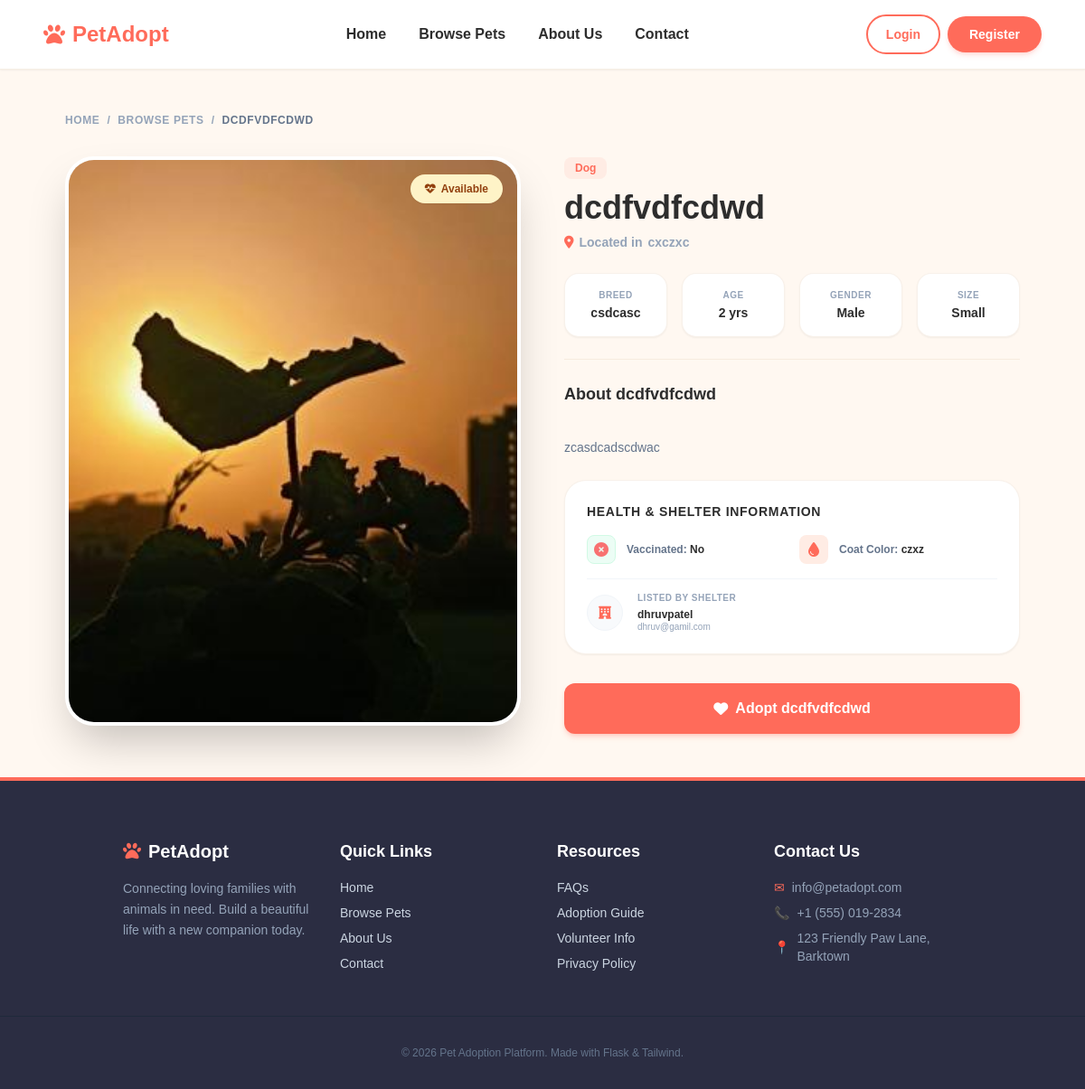
The page /pets/5 on the database its author committed.
### models.py (models this page shows, shortened)
class Pet(db.Model):
    __tablename__ = 'pets'
    id = db.Column(db.Integer, primary_key=True)
    name = db.Column(db.String(100), nullable=False)
    species = db.Column(db.String(50), nullable=False)  # Dog, Cat, Rabbit, Bird, Other
    breed = db.Column(db.String(100), nullable=True)
    age = db.Column(db.Integer, nullable=True)
    gender = db.Column(db.String(20), nullable=False)  # Male, Female
    size = db.Column(db.String(20), nullable=False)  # Small, Medium, Large
    color = db.Column(db.String(50), nullable=True)
    description = db.Column(db.Text, nullable=True)
    photo = db.Column(db.String(255), nullable=True, default='default_pet.png')
    location = db.Column(db.String(100), nullable=False)
    vaccinated = db.Column(db.Boolean, default=False)
    is_adopted = db.Column(db.Boolean, default=False)
    shelter_id = db.Column(db.Integer, db.ForeignKey('users.id'), nullable=False)
    created_at = db.Column(db.DateTime, default=datetime.utcnow)
    applications = db.relationship('AdoptionApplication', backref='pet', lazy=True, cascade="all, delete-orphan")

class User(db.Model, UserMixin):
    __tablename__ = 'users'
    id = db.Column(db.Integer, primary_key=True)
    name = db.Column(db.String(100), nullable=False)
    email = db.Column(db.String(120), unique=True, nullable=False)
    password_hash = db.Column(db.String(255), nullable=False)
    role = db.Column(db.String(20), nullable=False, default='adopter')  # adopter, shelter, admin
    phone = db.Column(db.String(20), nullable=True)
    city = db.Column(db.String(100), nullable=True)
    created_at = db.Column(db.DateTime, default=datetime.utcnow)
    pets = db.relationship('Pet', backref='shelter', lazy=True, cascade="all, delete-orphan")
    applications = db.relationship('AdoptionApplication', backref='applicant', lazy=True, cascade="all, delete-orphan")

### pet_routes.py (the view)
@pets_bp.route('/pets/<int:pet_id>')
def pet_detail(pet_id):
    pet = Pet.query.get_or_404(pet_id)
    return render_template('pets/pet_detail.html', pet=pet)

### templates/pets/pet_detail.html (shortened to what this page needs)
{% extends 'base.html' %}
{% block content %}
<div class="container mx-auto max-w-6xl px-6 md:px-12 py-12">
    <nav class="flex items-center gap-2 text-xs font-bold uppercase tracking-wider text-slate-400 mb-8 text-left animate-fade-in-up">
        <a href="{{ url_for('general.home') }}" class="hover:text-primary transition-colors">Home</a>
        <span>/</span>
        <a href="{{ url_for('pets.pet_list') }}" class="hover:text-primary transition-colors">Browse Pets</a>
        <span>/</span>
        <span class="text-slate-500">{{ pet.name }}</span>
    </nav>
    <div class="grid grid-cols-1 lg:grid-cols-12 gap-12 items-start text-left">
        <div class="lg:col-span-6 animate-fade-in-up">
            <div class="relative rounded-[32px] overflow-hidden border-4 border-white shadow-2xl aspect-[4/5] bg-slate-100 group">
                <div class="absolute top-4 right-4 z-10">
                    {% if pet.is_adopted %}
                        <span class="inline-flex items-center gap-1.5 text-xs font-bold px-4 py-2 bg-emerald-100 text-emerald-800 rounded-full shadow-sm">
                            <i class="fa-solid fa-house-chimney-user"></i> Adopted!
                        </span>
                    {% else %}
                        <span class="inline-flex items-center gap-1.5 text-xs font-bold px-4 py-2 bg-amber-100 text-amber-800 rounded-full shadow-sm">
                            <i class="fa-solid fa-heart-pulse"></i> Available
                        </span>
                    {% endif %}
                </div>
                {% if pet.photo %}
                    <img
                      src="{{ url_for('static', filename='uploads/pet_photos/' + pet.photo) }}"
                      alt="{{ pet.name }}"
                      class="w-full h-full object-cover transition-transform duration-700 group-hover:scale-105"
                    />
                {% else %}
                    <img
                      src="{{ url_for('static', filename='uploads/pet_photos/default_pet.png') }}"
                      alt="{{ pet.name }}"
                      class="w-full h-full object-cover transition-transform duration-700 group-hover:scale-105"
                    />
                {% endif %}
            </div>
        </div>
        <div class="lg:col-span-6 flex flex-col gap-6 animate-fade-in-up" style="animation-delay: 100ms;">
            <div>
                <span class="inline-flex items-center gap-1 px-3 py-1 bg-primary-light text-primary rounded-lg text-xs font-bold mb-3">
                    {{ pet.species }}
                </span>
                <h1 class="text-4xl font-black text-dark mb-2">{{ pet.name }}</h1>
                <p class="text-slate-400 text-sm font-semibold flex items-center gap-1.5">
                    <i class="fa-solid fa-location-dot text-primary"></i>
                    Located in <strong>{{ pet.location }}</strong>
                </p>
            </div>
            <div class="grid grid-cols-2 sm:grid-cols-4 gap-4">
                <div class="bg-white border border-border/60 rounded-2xl p-4 shadow-sm text-center">
                    <span class="block text-[10px] font-bold text-slate-400 uppercase tracking-wider mb-1">Breed</span>
                    <strong class="text-dark text-sm leading-tight block truncate">{% if pet.breed %}{{ pet.breed }}{% else %}Mixed{% endif %}</strong>
                </div>
                <div class="bg-white border border-border/60 rounded-2xl p-4 shadow-sm text-center">
                    <span class="block text-[10px] font-bold text-slate-400 uppercase tracking-wider mb-1">Age</span>
                    <strong class="text-dark text-sm leading-tight block truncate">{{ pet.age }} {% if pet.age == 1 %}yr{% else %}yrs{% endif %}</strong>
                </div>
                <div class="bg-white border border-border/60 rounded-2xl p-4 shadow-sm text-center">
                    <span class="block text-[10px] font-bold text-slate-400 uppercase tracking-wider mb-1">Gender</span>
                    <strong class="text-dark text-sm leading-tight block truncate">{{ pet.gender }}</strong>
                </div>
                <div class="bg-white border border-border/60 rounded-2xl p-4 shadow-sm text-center">
                    <span class="block text-[10px] font-bold text-slate-400 uppercase tracking-wider mb-1">Size</span>
                    <strong class="text-dark text-sm leading-tight block truncate">{{ pet.size }}</strong>
                </div>
            </div>
            <div class="border-t border-[#f1e3d3]/60 pt-6">
                <h3 class="text-lg font-black text-dark mb-3">About {{ pet.name }}</h3>
                <p class="text-slate-500 text-sm leading-relaxed whitespace-pre-line">
                    {% if pet.description %}{{ pet.description }}{% else %}No description provided for {{ pet.name }}. Please request more information from the partner shelter listed below.{% endif %}
                </p>
            </div>
            <div class="bg-white border border-border/60 rounded-[24px] p-6 shadow-sm">
                <h3 class="text-sm font-black text-dark uppercase tracking-wider mb-4">Health & Shelter Information</h3>
                <div class="space-y-4">
                    <div class="grid grid-cols-1 sm:grid-cols-2 gap-4">
                        <div class="flex items-center gap-3">
                            <div class="w-8 h-8 rounded-lg bg-emerald-50 border border-emerald-100 flex items-center justify-center text-emerald-500">
                                <i class="fa-solid {% if pet.vaccinated %}fa-circle-check{% else %}fa-circle-xmark text-red-400{% endif %}"></i>
                            </div>
                            <span class="text-xs text-slate-500 font-semibold">
                                Vaccinated: <strong class="text-dark">{% if pet.vaccinated %}Yes{% else %}No{% endif %}</strong>
                            </span>
                        </div>
                        <div class="flex items-center gap-3">
                            <div class="w-8 h-8 rounded-lg bg-primary-light flex items-center justify-center text-primary">
                                <i class="fa-solid fa-droplet"></i>
                            </div>
                            <span class="text-xs text-slate-500 font-semibold">
                                Coat Color: <strong class="text-dark">{% if pet.color %}{{ pet.color }}{% else %}N/A{% endif %}</strong>
                            </span>
                        </div>
                    </div>
                    <div class="border-t border-slate-100 pt-4 flex gap-4 items-center">
                        <div class="w-10 h-10 rounded-full bg-slate-50 border border-slate-100 flex items-center justify-center text-slate-400 flex-shrink-0">
                            <i class="fa-solid fa-hotel text-sm text-primary"></i>
                        </div>
                        <div class="text-left">
                            <p class="text-[10px] text-slate-400 font-bold uppercase tracking-wider leading-none mb-1">Listed By Shelter</p>
                            <p class="text-xs font-black text-dark leading-normal">{{ pet.shelter.name }}</p>
                            <p class="text-[10px] text-slate-400 font-medium leading-none">{{ pet.shelter.email }}</p>
                        </div>
                    </div>
                </div>
            </div>
            <div class="pt-2">
                {% if pet.is_adopted %}
                    <button
                      class="w-full py-4 bg-slate-200 text-slate-400 font-bold rounded-xl text-base flex items-center justify-center gap-2 cursor-not-allowed"
                      disabled
                    >
                        <i class="fa-solid fa-lock"></i> Adopted (Application Closed)
                    </button>
                {% else %}
                    {% if current_user.is_authenticated and (current_user.role == 'admin' or pet.shelter_id == current_user.id) %}
                        <div class="flex flex-col sm:flex-row gap-3">
                            <a
                              href="{{ url_for('pets.edit_pet', pet_id=pet.id) }}"
                              class="flex-grow py-3.5 px-6 border-2 border-primary hover:bg-primary-light text-primary font-black rounded-xl shadow-sm text-sm text-center transition-all active:scale-95 hover:-translate-y-0.5"
                            >
                                <i class="fa-solid fa-pen-to-square mr-1.5"></i> Edit Details
                            </a>
                            <form
                              action="{{ url_for('pets.delete_pet', pet_id=pet.id) }}"
                              method="POST"
                              class="flex-grow inline-block"
                              onsubmit="return confirm('Are you sure you want to delete this listing for {{ pet.name }}? This action cannot be undone.');"
                            >
                                <button
                                  type="submit"
                                  class="w-full py-4 px-6 bg-red-500 hover:bg-red-600 text-white font-bold rounded-xl shadow-md shadow-red-200 transition-all text-sm active:scale-95 hover:-translate-y-0.5"
                                >
                                    <i class="fa-solid fa-trash-can mr-1.5"></i> Delete Listing
                                </button>
                            </form>
                        </div>
                    {% else %}
                        <a
                          href="{{ url_for('adoptions.apply', pet_id=pet.id) }}"
                          class="w-full py-4 bg-primary hover:bg-primary-hover text-white font-bold rounded-xl shadow-md shadow-primary/25 transition-all text-base flex items-center justify-center gap-2 active:scale-95 hover:-translate-y-0.5"
                        >
                            <i class="fa-solid fa-heart"></i> Adopt {{ pet.name }}
                        </a>
                    {% endif %}
                {% endif %}
            </div>
        </div>
    </div>
</div>
{% endblock %}

### static/css/style.css (style rules this page uses)
.animate-fade-in-up { opacity: 0; animation: fadeInUp 0.7s cubic-bezier(0.16, 1, 0.3, 1) forwards; }

### rows shown on the page
Pet: name "DCDFVDFCDWD", photo (picture), species "Dog", name "dcdfvdfcdwd", location "cxczxc", breed "csdcasc", age "2", gender "Male", size "Small", description "zcasdcadscdwac", color "czxz"
User: shelter.name "dhruvpatel", shelter.email "dhruv@gamil.com"
